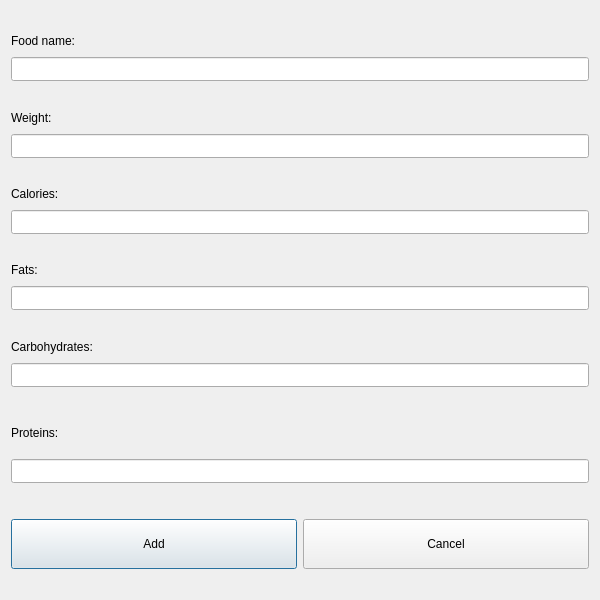
<?xml version="1.0" encoding="UTF-8"?>
<ui version="4.0">
 <class>AddFood</class>
 <widget class="QDialog" name="AddFood">
  <property name="geometry">
   <rect>
    <x>0</x>
    <y>0</y>
    <width>600</width>
    <height>600</height>
   </rect>
  </property>
  <property name="sizePolicy">
   <sizepolicy hsizetype="Preferred" vsizetype="Preferred">
    <horstretch>0</horstretch>
    <verstretch>0</verstretch>
   </sizepolicy>
  </property>
  <property name="minimumSize">
   <size>
    <width>600</width>
    <height>600</height>
   </size>
  </property>
  <property name="maximumSize">
   <size>
    <width>600</width>
    <height>600</height>
   </size>
  </property>
  <property name="windowTitle">
   <string>Dialog</string>
  </property>
  <layout class="QVBoxLayout" name="verticalLayout_8">
   <item>
    <spacer name="verticalSpacer_7">
     <property name="orientation">
      <enum>Qt::Vertical</enum>
     </property>
     <property name="sizeType">
      <enum>QSizePolicy::Fixed</enum>
     </property>
     <property name="sizeHint" stdset="0">
      <size>
       <width>20</width>
       <height>20</height>
      </size>
     </property>
    </spacer>
   </item>
   <item>
    <layout class="QVBoxLayout" name="verticalLayout_7">
     <item>
      <layout class="QVBoxLayout" name="verticalLayout">
       <item>
        <widget class="QLabel" name="FoodNameLabel">
         <property name="text">
          <string>Food name:</string>
         </property>
        </widget>
       </item>
       <item>
        <widget class="QLineEdit" name="FoodNameLineEdit">
         <property name="minimumSize">
          <size>
           <width>0</width>
           <height>24</height>
          </size>
         </property>
         <property name="maximumSize">
          <size>
           <width>16777215</width>
           <height>24</height>
          </size>
         </property>
        </widget>
       </item>
       <item>
        <spacer name="verticalSpacer_2">
         <property name="orientation">
          <enum>Qt::Vertical</enum>
         </property>
         <property name="sizeType">
          <enum>QSizePolicy::Fixed</enum>
         </property>
         <property name="sizeHint" stdset="0">
          <size>
           <width>20</width>
           <height>20</height>
          </size>
         </property>
        </spacer>
       </item>
      </layout>
     </item>
     <item>
      <layout class="QVBoxLayout" name="verticalLayout_2">
       <item>
        <widget class="QLabel" name="FoodWeightLabel">
         <property name="text">
          <string>Weight:</string>
         </property>
        </widget>
       </item>
       <item>
        <widget class="QLineEdit" name="FoodWeightLineEdit">
         <property name="minimumSize">
          <size>
           <width>0</width>
           <height>24</height>
          </size>
         </property>
         <property name="maximumSize">
          <size>
           <width>16777215</width>
           <height>24</height>
          </size>
         </property>
        </widget>
       </item>
       <item>
        <spacer name="verticalSpacer_3">
         <property name="orientation">
          <enum>Qt::Vertical</enum>
         </property>
         <property name="sizeType">
          <enum>QSizePolicy::Fixed</enum>
         </property>
         <property name="sizeHint" stdset="0">
          <size>
           <width>20</width>
           <height>20</height>
          </size>
         </property>
        </spacer>
       </item>
      </layout>
     </item>
     <item>
      <layout class="QVBoxLayout" name="verticalLayout_3">
       <item>
        <widget class="QLabel" name="FoodCaloriesLabel">
         <property name="text">
          <string>Calories:</string>
         </property>
        </widget>
       </item>
       <item>
        <widget class="QLineEdit" name="FoodCaloriesLineEdit">
         <property name="minimumSize">
          <size>
           <width>0</width>
           <height>24</height>
          </size>
         </property>
         <property name="maximumSize">
          <size>
           <width>16777215</width>
           <height>24</height>
          </size>
         </property>
        </widget>
       </item>
       <item>
        <spacer name="verticalSpacer_4">
         <property name="orientation">
          <enum>Qt::Vertical</enum>
         </property>
         <property name="sizeType">
          <enum>QSizePolicy::Fixed</enum>
         </property>
         <property name="sizeHint" stdset="0">
          <size>
           <width>20</width>
           <height>20</height>
          </size>
         </property>
        </spacer>
       </item>
      </layout>
     </item>
     <item>
      <layout class="QVBoxLayout" name="verticalLayout_4">
       <item>
        <widget class="QLabel" name="FoodFatsLabel">
         <property name="text">
          <string>Fats:</string>
         </property>
        </widget>
       </item>
       <item>
        <widget class="QLineEdit" name="FoodFatsLineEdit">
         <property name="minimumSize">
          <size>
           <width>0</width>
           <height>24</height>
          </size>
         </property>
         <property name="maximumSize">
          <size>
           <width>16777215</width>
           <height>24</height>
          </size>
         </property>
        </widget>
       </item>
       <item>
        <spacer name="verticalSpacer_5">
         <property name="orientation">
          <enum>Qt::Vertical</enum>
         </property>
         <property name="sizeType">
          <enum>QSizePolicy::Fixed</enum>
         </property>
         <property name="sizeHint" stdset="0">
          <size>
           <width>20</width>
           <height>20</height>
          </size>
         </property>
        </spacer>
       </item>
      </layout>
     </item>
     <item>
      <layout class="QVBoxLayout" name="verticalLayout_5">
       <item>
        <widget class="QLabel" name="FoodCarbohydratesLabel">
         <property name="text">
          <string>Carbohydrates:</string>
         </property>
        </widget>
       </item>
       <item>
        <widget class="QLineEdit" name="FoodCarbohydratesLineEdit">
         <property name="minimumSize">
          <size>
           <width>0</width>
           <height>24</height>
          </size>
         </property>
         <property name="maximumSize">
          <size>
           <width>16777215</width>
           <height>24</height>
          </size>
         </property>
        </widget>
       </item>
       <item>
        <spacer name="verticalSpacer_6">
         <property name="orientation">
          <enum>Qt::Vertical</enum>
         </property>
         <property name="sizeType">
          <enum>QSizePolicy::Fixed</enum>
         </property>
         <property name="sizeHint" stdset="0">
          <size>
           <width>20</width>
           <height>20</height>
          </size>
         </property>
        </spacer>
       </item>
      </layout>
     </item>
     <item>
      <layout class="QVBoxLayout" name="verticalLayout_6">
       <item>
        <widget class="QLabel" name="FoodProteinsLabel">
         <property name="text">
          <string>Proteins:</string>
         </property>
        </widget>
       </item>
       <item>
        <widget class="QLineEdit" name="FoodProteinsLineEdit">
         <property name="sizePolicy">
          <sizepolicy hsizetype="Preferred" vsizetype="Fixed">
           <horstretch>0</horstretch>
           <verstretch>0</verstretch>
          </sizepolicy>
         </property>
         <property name="minimumSize">
          <size>
           <width>0</width>
           <height>24</height>
          </size>
         </property>
         <property name="maximumSize">
          <size>
           <width>16777215</width>
           <height>24</height>
          </size>
         </property>
        </widget>
       </item>
      </layout>
     </item>
    </layout>
   </item>
   <item>
    <spacer name="verticalSpacer">
     <property name="orientation">
      <enum>Qt::Vertical</enum>
     </property>
     <property name="sizeType">
      <enum>QSizePolicy::Fixed</enum>
     </property>
     <property name="sizeHint" stdset="0">
      <size>
       <width>20</width>
       <height>30</height>
      </size>
     </property>
    </spacer>
   </item>
   <item>
    <layout class="QHBoxLayout" name="horizontalLayout">
     <item>
      <widget class="QPushButton" name="FoodAddButton">
       <property name="minimumSize">
        <size>
         <width>200</width>
         <height>50</height>
        </size>
       </property>
       <property name="text">
        <string>Add</string>
       </property>
      </widget>
     </item>
     <item>
      <widget class="QPushButton" name="FoodCancelButton">
       <property name="minimumSize">
        <size>
         <width>200</width>
         <height>50</height>
        </size>
       </property>
       <property name="text">
        <string>Cancel</string>
       </property>
      </widget>
     </item>
    </layout>
   </item>
   <item>
    <spacer name="verticalSpacer_8">
     <property name="orientation">
      <enum>Qt::Vertical</enum>
     </property>
     <property name="sizeType">
      <enum>QSizePolicy::Fixed</enum>
     </property>
     <property name="sizeHint" stdset="0">
      <size>
       <width>20</width>
       <height>20</height>
      </size>
     </property>
    </spacer>
   </item>
  </layout>
 </widget>
 <resources/>
 <connections/>
</ui>
